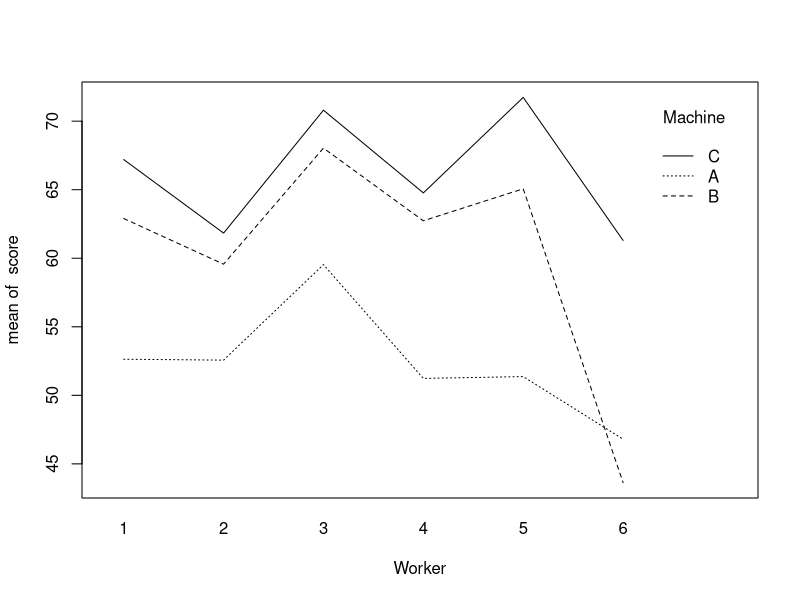
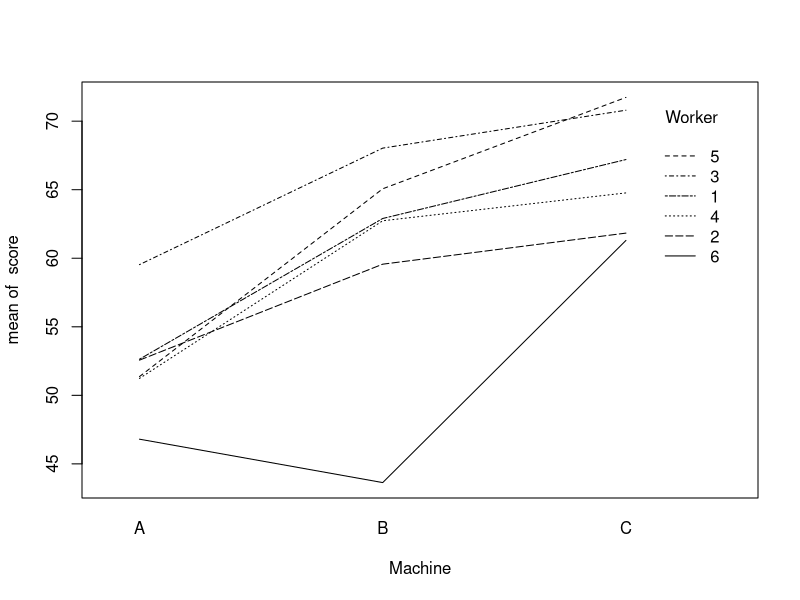
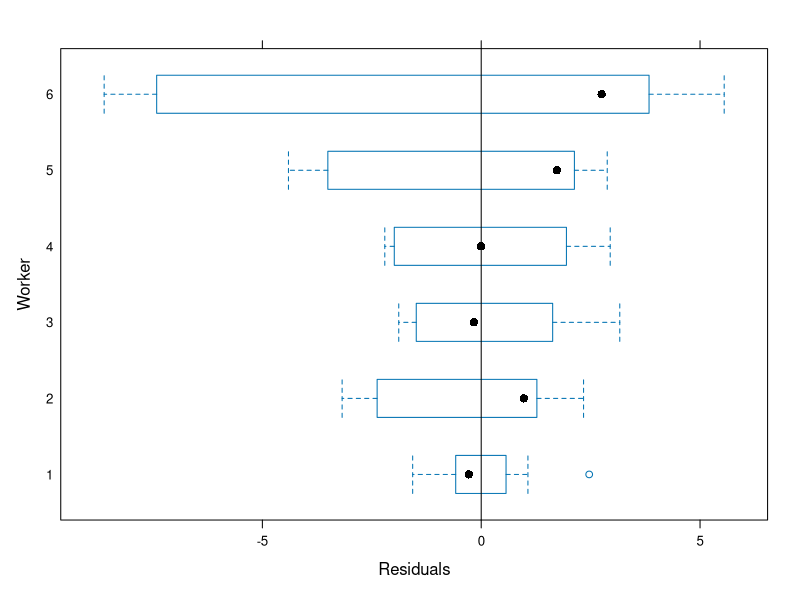
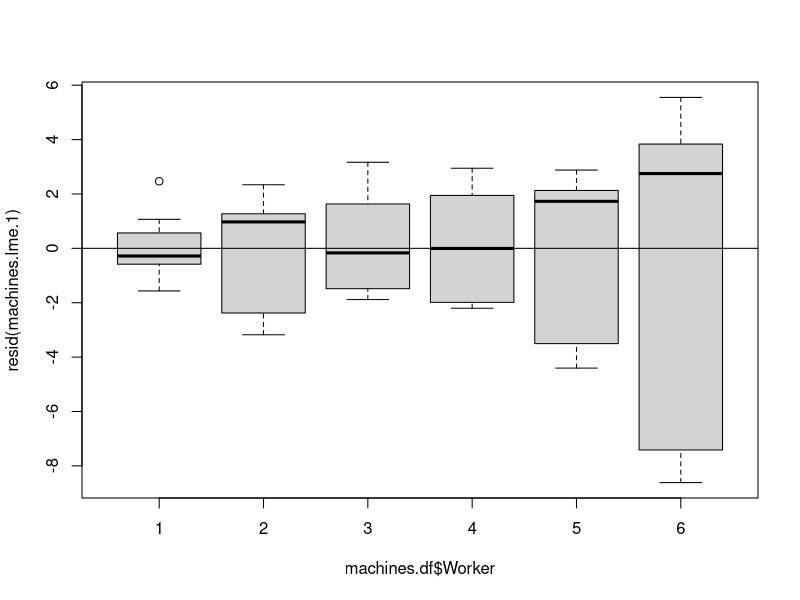
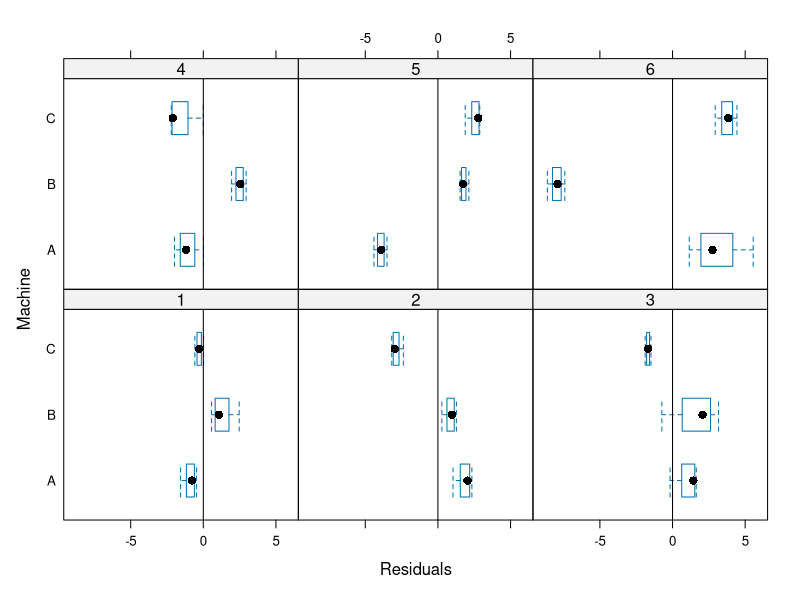
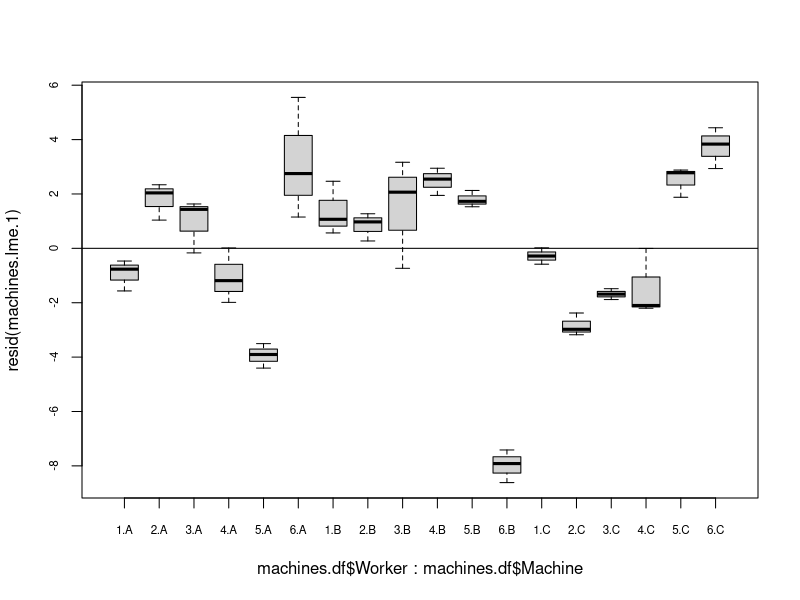
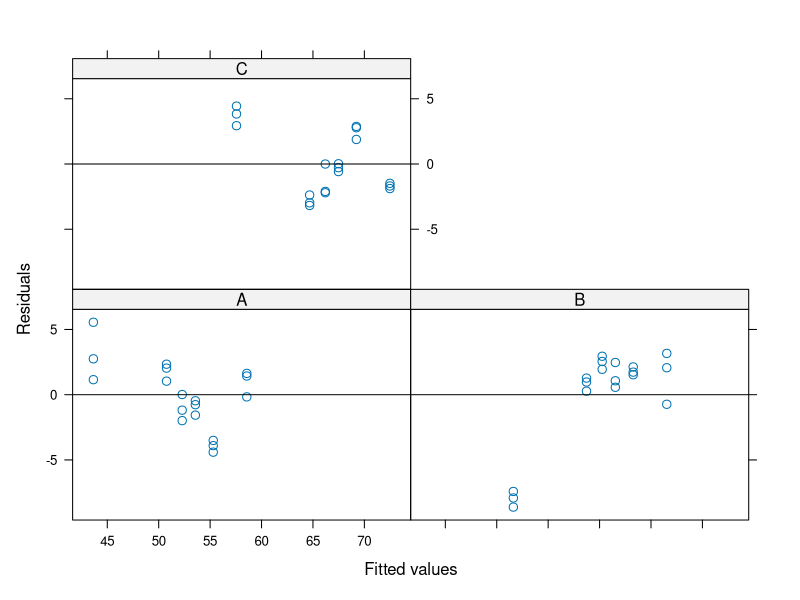

These charts were generated, in order, by the following R code:
library(nlme)

# create a data frame from the grouped data object, omitting the ordering of workers
machines.df <- data.frame(Machines)
machines.df$Worker <- factor(as.numeric(levels(machines.df$Worker))[machines.df$Worker], ordered = FALSE)

if (FALSE) {
postscript(file = "U:/vock/lehre/mixed_models/tex/machines.eps", onefile=TRUE,
  paper="special", width=7, height=5, family="Times", horizontal=FALSE)
par(oma=c(0,0,0,0), mar=c(3,3,0.2,0.2), mgp=c(1.8, 0.7, 0), cex=1.2)
plot(as.numeric(machines.df$Worker), machines.df$score, pch=as.numeric(machines.df$Machine), xlab='Worker', ylab='Productivity score')
legend('bottomleft', pch=1:3, paste('Machine', levels(machines.df$Machine)))
dev.off()
}

# interaction plot - two possibilities
with(machines.df, interaction.plot(Worker, Machine, score))
with(machines.df, interaction.plot(Machine, Worker, score))
if (FALSE) {
postscript(file = "U:/vock/lehre/mixed_models/tex/machines.interaction.eps", onefile=TRUE,
  paper="special", width=7, height=5, family="Times", horizontal=FALSE)
par(oma=c(0,0,0,0), mar=c(3,3,0.2,0.2), mgp=c(1.8, 0.7, 0), cex=1.2)
with(machines.df, interaction.plot(Worker, Machine, score, lwd=2, legend=FALSE))
legend('bottomleft', lty=c(3, 2, 1), lwd=2, paste('Machine', c('A', 'B', 'C')))
dev.off()
}

# model without interaction
machines.lme.1 <- lme(score ~ Machine, random = ~ 1 | Worker, data=machines.df)
summary(machines.lme.1)
# results in the book are based on Helmert contrasts:
machines.lme.1.helmert <- lme(score ~ Machine, random = ~ 1 | Worker, contrasts=list(Machine=contr.helmert), data=machines.df)
machines.lme.1.helmert

# model with general interaction for Machine x Worker
machines.lme.3 <- lme(score ~ Machine, random = ~ Machine - 1 | Worker, data=machines.df)
summary(machines.lme.3)
# results in the book are based on Helmert contrasts:
machines.lme.3.helmert <- lme(score ~ Machine, random = ~ Machine - 1 | Worker, data=machines.df, contrasts=list(Machine=contr.helmert))
summary(machines.lme.3.helmert)
# models are equivalent:
fitted.values(machines.lme.3)-fitted.values(machines.lme.3.helmert)
ranef(machines.lme.3)-ranef(machines.lme.3.helmert)


library(lme4)
machines.lmer.1 <- lmer(score ~ Machine + (1 | Worker), data=machines.df)
machines.lmer.1
machines.lmer.3 <- lmer(score ~ Machine + (Machine - 1 | Worker), data=machines.df)
machines.lmer.3  # slightly different estimate of sd compared to lme
detach(package:lme4)


# two-level model - less general interaction
machines.lme.2 <- lme(score ~ Machine, random = ~ 1 | Worker/Machine, data=machines.df)
# equivalent:     lme(score ~ Machine, random = list(Worker = ~ 1, Machine = ~ 1), data=machines.df)
machines.lme.2

library(lme4)
machines.lmer.2 <- lmer(score ~ Machine + (1 | Worker/Machine), data=machines.df)
machines.lmer.2
# or: lmer(score ~ Machine + (1 | Worker) + (1 | Machine:Worker), data=machines.df)
detach(package:lme4)


# LRT
anova(machines.lme.1, machines.lme.2, machines.lme.3)

library(lme4)
anova(machines.lmer.1, machines.lmer.2, machines.lmer.3) # switches to ML estimation
anova(machines.lmer.1, machines.lmer.2, machines.lmer.3, refit=FALSE)
detach(package:lme4)

anova(machines.lme.1, machines.lme.3) # direct comparison, not included above


# conditional t and F tests
summary(machines.lme.2)
anova(machines.lme.2, type='marginal')
anova(machines.lme.2)  # sequential

# LRT for effects of Machine (not recommended)
machines.lme.2.ml <- lme(score ~ Machine, random = ~ 1 | Worker/Machine, 
  method='ML', data=machines.df)
machines.lme.2.0.ml <- lme(score ~ 1, random = ~ 1 | Worker/Machine, 
  method='ML', data=machines.df)
anova(machines.lme.2.0.ml, machines.lme.2.ml)

# conditional F test in the more general model
anova(machines.lme.3)  # sequential


# lme4 / lmerTest
library(lme4)
summary(machines.lmer.2)  # t statistics, but no degrees of freedom / p values
library(lmerTest)
# refit the model after loading lmerTest:
machines.lmer.2 <- lmer(score ~ Machine + (1 | Worker/Machine), data=machines.df)
summary(machines.lmer.2)  # df, p value added (Satterthwaite)
summary(machines.lmer.2, ddf='Kenward-Roger')
anova(machines.lmer.2)
drop1(machines.lmer.2)
machines.lmer.3 <- lmer(score ~ Machine + (Machine - 1 | Worker), data=machines.df)
drop1(machines.lmer.3)
drop1(machines.lmer.3, ddf='Kenward-Roger')
detach(package:lmerTest)
detach(package:lme4)




# confidence intervals
intervals(machines.lme.1)
intervals(machines.lme.2)
intervals(machines.lme.3)

library(lme4)
confint(machines.lmer.1)
confint(machines.lmer.2)
confint(machines.lmer.2, oldNames=FALSE) # easier to interpret
confint(machines.lmer.3, oldNames=FALSE)
confint(machines.lmer.3, method='Wald') # for fixed effects only
confint(machines.lmer.3, method='boot')
detach(package:lme4)



# within-group residuals
plot(machines.lme.1, Worker ~ resid(.), abline=0)
boxplot(resid(machines.lme.1) ~ machines.df$Worker)
abline(h=0)

plot(machines.lme.1, Machine ~ resid(.) | Worker, abline=0)
boxplot(resid(machines.lme.1) ~ machines.df$Worker * machines.df$Machine, cex.axis=0.7)
abline(h=0)


plot(machines.lme.1, resid(.) ~ fitted(.) | Machine, abline=0, grid=FALSE)




# obtain the two-level model by restrictions on Psi

VarCorr(machines.lme.2)

machines.lme.2a <- lme(score ~ Machine, 
  random = list(Worker = pdBlocked(list(pdIdent(~ 1), pdIdent(~ Machine - 1)))),
  data=machines.df)
VarCorr(machines.lme.2a)

machines.lme.2b <- lme(score ~ Machine, 
  random = list(Worker = pdCompSymm(~ Machine - 1)), data=machines.df)
VarCorr(machines.lme.2b)



# obtain the two-level model by a single-level model and a compound symmetry
# correlation structure

machines.lme.2c <- lme(score ~ Machine, random = ~ 1 | Worker,
  correlation = corCompSymm(form = ~ 1 | Worker/Machine), data=machines.df)
summary(machines.lme.2c)
